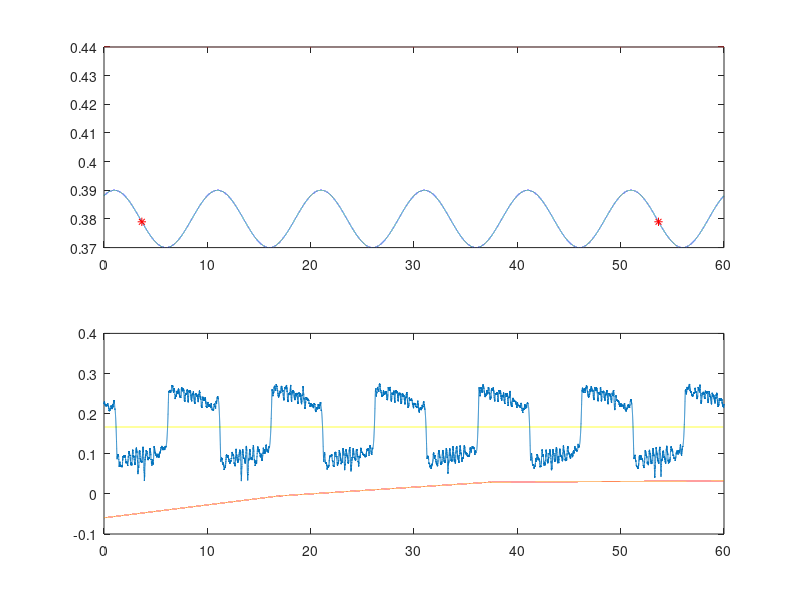

This figure's MATLAB source: (Note: this script raises an error after producing the figure.)
clear all; close all; clc;
%%%%%%%%%%%%%%%%%%%%%%%%%%%%
% Fit gravity compensation %
%%%%%%%%%%%%%%%%%%%%%%%%%%%%


load data/sine_leg_up_up
joint = 1;
ref_0 = 0.38;
t_stop = 55;

% plot data
figure;
subplot(2,1,1); plot(time,ref);
subplot(2,1,2); plot(time,u);

% find start and end position
tstart = find(ref(:,joint)<ref_0-0.001,1,'first')
tend = find(ref(:,joint)>ref_0-0.001 & time<t_stop,1,'last')
subplot(2,1,1); hold all; 
plot(time(tstart),ref(tstart,joint),'r*',time(tend),ref(tend,joint),'r*');
% compute gravity term
u_g = mean(u(tstart:tend,joint))
subplot(2,1,2); hold all;
plot(time,ones(size(time)).*u_g);


%% Equilibrium model
load motion_Volt_angle
xsp1 = 0.38; xsp2 = 0.44;
qn = [spindle1_to_angle0(xsp1);spindle2_to_angle2(xsp2)];
qdn = [0;0];
S_n = double(subs(S,[q;qd],[qn;qdn]));
H_n = double(subs(H,[q;qd],[qn;qdn]));
tau_eq = inv(S_n)*H_n

plot(time,ones(size(time)).*tau_eq(joint),'r--');

all_grids_on();




